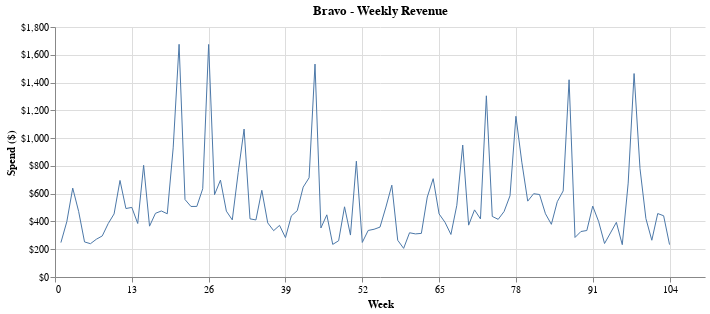

Write notebook code for a chart like this one.
### Code cell
plotdata = grocery_spend_brand.filter(
    pl.col('brand') == 'Bravo'
).collect()

weekly_plot(dataframe=plotdata, 
            y='Weekly Spend', 
            color='brand',
            title='Bravo - Weekly Revenue', 
            y_axis_label='Spend ($)',
            pct=False,
            legend=False)

### Figure 1 — Vega-Lite specification as saved in the notebook (floating-point values rounded to 4 significant figures)
{"$schema": "https://vega.github.io/schema/vega-lite/v5.20.1.json", "config": {"axisY": {}, "view": {"continuousHeight": 300, "continuousWidth": 300, "stroke": null}}, "data": {"name": "data-36f56e0394e6331faa0389e7e5280c8d"}, "datasets": {"data-36f56e0394e6331faa0389e7e5280c8d": [{"Weekly Spend": 247.8, "brand": "Bravo", "week": 1}, {"Weekly Spend": 398.6, "brand": "Bravo", "week": 2}, {"Weekly Spend": 640.0, "brand": "Bravo", "week": 3}, {"Weekly Spend": 472.5, "brand": "Bravo", "week": 4}, {"Weekly Spend": 252.5, "brand": "Bravo", "week": 5}, {"Weekly Spend": 239.8, "brand": "Bravo", "week": 6}, {"Weekly Spend": 272.0, "brand": "Bravo", "week": 7}, {"Weekly Spend": 295.7, "brand": "Bravo", "week": 8}, {"Weekly Spend": 384.4, "brand": "Bravo", "week": 9}, {"Weekly Spend": 454.2, "brand": "Bravo", "week": 10}, {"Weekly Spend": 695.3, "brand": "Bravo", "week": 11}, {"Weekly Spend": 492.9, "brand": "Bravo", "week": 12}, {"Weekly Spend": 501.1, "brand": "Bravo", "week": 13}, {"Weekly Spend": 385.2, "brand": "Bravo", "week": 14}, {"Weekly Spend": 804.4, "brand": "Bravo", "week": 15}, {"Weekly Spend": 366.0, "brand": "Bravo", "week": 16}, {"Weekly Spend": 458.5, "brand": "Bravo", "week": 17}, {"Weekly Spend": 475.4, "brand": "Bravo", "week": 18}, {"Weekly Spend": 455.3, "brand": "Bravo", "week": 19}, {"Weekly Spend": 929.7, "brand": "Bravo", "week": 20}, {"Weekly Spend": 1675.0, "brand": "Bravo", "week": 21}, {"Weekly Spend": 557.9, "brand": "Bravo", "week": 22}, {"Weekly Spend": 508.0, "brand": "Bravo", "week": 23}, {"Weekly Spend": 508.1, "brand": "Bravo", "week": 24}, {"Weekly Spend": 635.4, "brand": "Bravo", "week": 25}, {"Weekly Spend": 1674.0, "brand": "Bravo", "week": 26}, {"Weekly Spend": 592.8, "brand": "Bravo", "week": 27}, {"Weekly Spend": 697.8, "brand": "Bravo", "week": 28}, {"Weekly Spend": 474.2, "brand": "Bravo", "week": 29}, {"Weekly Spend": 411.3, "brand": "Bravo", "week": 30}, {"Weekly Spend": 751.2, "brand": "Bravo", "week": 31}, {"Weekly Spend": 1065.0, "brand": "Bravo", "week": 32}, {"Weekly Spend": 418.7, "brand": "Bravo", "week": 33}, {"Weekly Spend": 410.8, "brand": "Bravo", "week": 34}, {"Weekly Spend": 624.2, "brand": "Bravo", "week": 35}, {"Weekly Spend": 389.6, "brand": "Bravo", "week": 36}, {"Weekly Spend": 333.7, "brand": "Bravo", "week": 37}, {"Weekly Spend": 371.7, "brand": "Bravo", "week": 38}, {"Weekly Spend": 283.5, "brand": "Bravo", "week": 39}, {"Weekly Spend": 440.0, "brand": "Bravo", "week": 40}, {"Weekly Spend": 477.6, "brand": "Bravo", "week": 41}, {"Weekly Spend": 647.1, "brand": "Bravo", "week": 42}, {"Weekly Spend": 714.2, "brand": "Bravo", "week": 43}, {"Weekly Spend": 1533.0, "brand": "Bravo", "week": 44}, {"Weekly Spend": 353.0, "brand": "Bravo", "week": 45}, {"Weekly Spend": 447.6, "brand": "Bravo", "week": 46}, {"Weekly Spend": 234.7, "brand": "Bravo", "week": 47}, {"Weekly Spend": 261.1, "brand": "Bravo", "week": 48}, {"Weekly Spend": 505.4, "brand": "Bravo", "week": 49}, {"Weekly Spend": 301.9, "brand": "Bravo", "week": 50}, {"Weekly Spend": 833.9, "brand": "Bravo", "week": 51}, {"Weekly Spend": 248.9, "brand": "Bravo", "week": 52}, {"Weekly Spend": 335.0, "brand": "Bravo", "week": 53}, {"Weekly Spend": 343.8, "brand": "Bravo", "week": 54}, {"Weekly Spend": 359.3, "brand": "Bravo", "week": 55}, {"Weekly Spend": 503.6, "brand": "Bravo", "week": 56}, {"Weekly Spend": 661.1, "brand": "Bravo", "week": 57}, {"Weekly Spend": 264.4, "brand": "Bravo", "week": 58}, {"Weekly Spend": 206.2, "brand": "Bravo", "week": 59}, {"Weekly Spend": 318.6, "brand": "Bravo", "week": 60}, {"Weekly Spend": 310.3, "brand": "Bravo", "week": 61}, {"Weekly Spend": 314.0, "brand": "Bravo", "week": 62}, {"Weekly Spend": 575.7, "brand": "Bravo", "week": 63}, {"Weekly Spend": 708.0, "brand": "Bravo", "week": 64}, {"Weekly Spend": 454.1, "brand": "Bravo", "week": 65}, {"Weekly Spend": 393.8, "brand": "Bravo", "week": 66}, {"Weekly Spend": 306.2, "brand": "Bravo", "week": 67}, {"Weekly Spend": 516.5, "brand": "Bravo", "week": 68}, {"Weekly Spend": 950.0, "brand": "Bravo", "week": 69}, {"Weekly Spend": 373.3, "brand": "Bravo", "week": 70}, {"Weekly Spend": 483.2, "brand": "Bravo", "week": 71}, {"Weekly Spend": 418.3, "brand": "Bravo", "week": 72}, {"Weekly Spend": 1305.0, "brand": "Bravo", "week": 73}, {"Weekly Spend": 436.2, "brand": "Bravo", "week": 74}, {"Weekly Spend": 415.2, "brand": "Bravo", "week": 75}, {"Weekly Spend": 471.5, "brand": "Bravo", "week": 76}, {"Weekly Spend": 584.9, "brand": "Bravo", "week": 77}, {"Weekly Spend": 1157.0, "brand": "Bravo", "week": 78}, {"Weekly Spend": 826.7, "brand": "Bravo", "week": 79}, {"Weekly Spend": 546.2, "brand": "Bravo", "week": 80}, {"Weekly Spend": 599.6, "brand": "Bravo", "week": 81}, {"Weekly Spend": 593.9, "brand": "Bravo", "week": 82}, {"Weekly Spend": 455.3, "brand": "Bravo", "week": 83}, {"Weekly Spend": 379.3, "brand": "Bravo", "week": 84}, {"Weekly Spend": 542.1, "brand": "Bravo", "week": 85}, {"Weekly Spend": 619.7, "brand": "Bravo", "week": 86}, {"Weekly Spend": 1420.0, "brand": "Bravo", "week": 87}, {"Weekly Spend": 284.7, "brand": "Bravo", "week": 88}, {"Weekly Spend": 327.4, "brand": "Bravo", "week": 89}, {"Weekly Spend": 334.8, "brand": "Bravo", "week": 90}, {"Weekly Spend": 510.3, "brand": "Bravo", "week": 91}, {"Weekly Spend": 399.3, "brand": "Bravo", "week": 92}, {"Weekly Spend": 241.1, "brand": "Bravo", "week": 93}, {"Weekly Spend": 317.2, "brand": "Bravo", "week": 94}, {"Weekly Spend": 393.6, "brand": "Bravo", "week": 95}, {"Weekly Spend": 232.7, "brand": "Bravo", "week": 96}, {"Weekly Spend": 676.1, "brand": "Bravo", "week": 97}, {"Weekly Spend": 1465.0, "brand": "Bravo", "week": 98}, {"Weekly Spend": 780.5, "brand": "Bravo", "week": 99}, {"Weekly Spend": 420.5, "brand": "Bravo", "week": 100}, {"Weekly Spend": 264.7, "brand": "Bravo", "week": 101}, {"Weekly Spend": 456.8, "brand": "Bravo", "week": 102}, {"Weekly Spend": 441.0, "brand": "Bravo", "week": 103}, {"Weekly Spend": 233.2, "brand": "Bravo", "week": 104}]}, "encoding": {"color": {"field": "brand", "legend": null, "type": "nominal"}, "x": {"axis": {"labelExpr": "datum.value", "title": "Week", "values": [0, 13, 26, 39, 52, 65, 78, 91, 104]}, "field": "week", "type": "quantitative"}, "y": {"axis": {"format": "$,.0f"}, "field": "Weekly Spend", "title": "Spend ($)", "type": "quantitative"}}, "height": 250, "mark": {"strokeWidth": 1, "type": "line"}, "title": "Bravo - Weekly Revenue", "width": 650}
